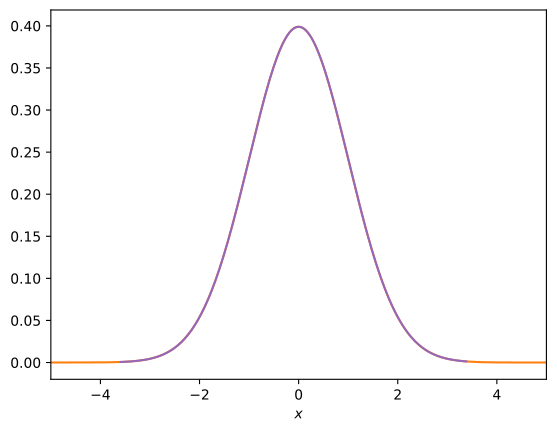

Write Python code to recreate this figure.
import numpy as np
from matplotlib.pyplot import subplots
from tqdm import tqdm

gaussian = lambda x, mu, sigma : np.power(2*np.pi*sigma, -1/2) * np.exp(-(x-mu)**2/2/sigma**2)

mu, sigma = 0, 1
x_left, x_right = -5, 5

step_number = 10_000_000
step = .01
start = -1

x_steps = np.zeros(step_number)
x_steps[0] = start
for s in tqdm(range(1, step_number)):
    x_trial = x_steps[s-1] + step * (-1 + 2 * np.random.random())
    approval_rate = np.min((1., gaussian(x_trial, mu, sigma)/gaussian(x_steps[s-1], mu, sigma)))
    x_steps[s] = x_trial * int(approval_rate >= 1) + int(approval_rate < 1) * (x_trial + (x_steps[s-1] - x_trial) * int(approval_rate < np.random.random()))

x_steps = np.array(sorted(x_steps))

fig, ax = subplots()

xlin = np.linspace(x_left, x_right, 1000)
ax.plot(xlin, gaussian(xlin, mu, sigma), ls="solid", color="tab:orange")
ax.plot(x_steps, gaussian(x_steps, mu, sigma), ls="solid", color="tab:purple")

ax.set_xlim(left=np.min(xlin), right=np.max(xlin))

ax.set_xlabel(r"$x$")

fig.savefig("montecarlo/misc/gaussian_metropolis.pdf", bbox_inches="tight")
